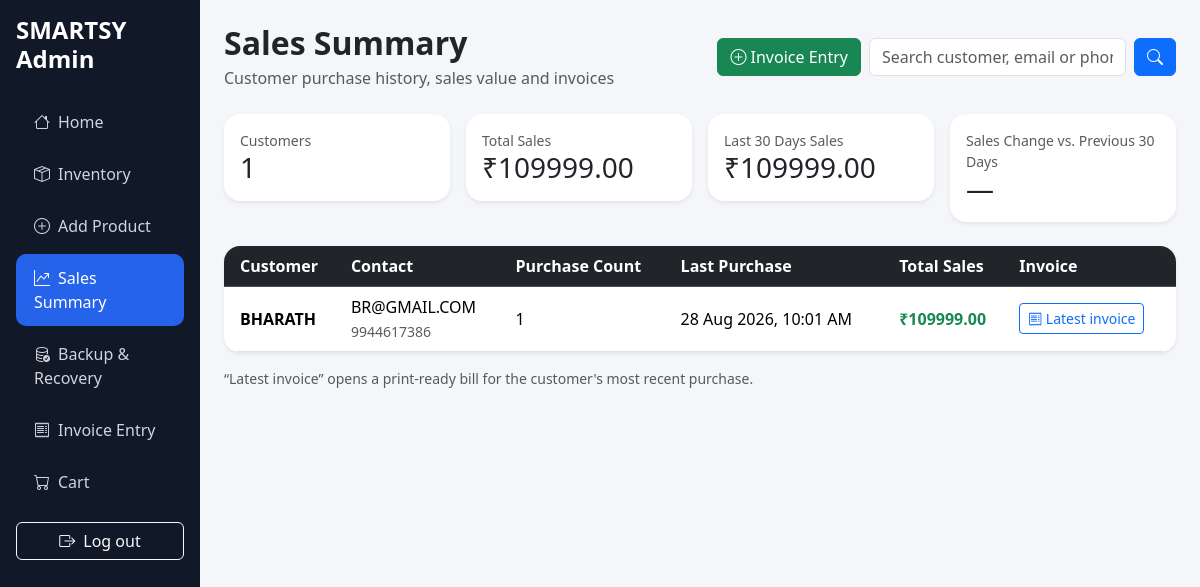
The page /customers/ (signed in) on the database its author committed.
### shop/models.py (models this page shows, shortened)
class Customer(models.Model):
    user = models.ForeignKey(
        settings.AUTH_USER_MODEL, on_delete=models.SET_NULL, null=True, blank=True,
        related_name="customer_profiles",
    )
    name = models.CharField(max_length=100)
    email = models.EmailField()
    phone = models.CharField(max_length=20)
    address = models.TextField()
    created_at = models.DateTimeField(auto_now_add=True)
    updated_at = models.DateTimeField(auto_now=True)
    class Meta:
        constraints = [
            models.UniqueConstraint(fields=("email", "phone"), name="unique_customer_contact"),
        ]

### shop/views.py (the view)
# urls.py: path("customers/", views.customer_master, name="customer_master"),
@login_required
@user_passes_test(lambda user: user.is_staff)
def customer_master(request):
    search = request.GET.get("q", "").strip()
    latest_order = Order.objects.filter(customer_profile=OuterRef("pk")).order_by("-created")
    customers = Customer.objects.annotate(
        purchase_count=Count("orders"),
        total_sales=Sum("orders__total", default=0),
        last_purchase=Max("orders__created"),
        last_order_id=Subquery(latest_order.values("id")[:1]),
    ).order_by("-last_purchase")
    if search:
        customers = customers.filter(
            Q(name__icontains=search)
            | Q(email__icontains=search)
            | Q(phone__icontains=search)
        )
    now = timezone.now()
    current_start = now - timedelta(days=30)
    previous_start = now - timedelta(days=60)
    current_sales = Order.objects.filter(created__gte=current_start).aggregate(
        total=Sum("total", default=0)
    )["total"]
    previous_sales = Order.objects.filter(
        created__gte=previous_start, created__lt=current_start
    ).aggregate(total=Sum("total", default=0))["total"]
    growth = ((current_sales - previous_sales) / previous_sales * 100) if previous_sales else None
    return render(request, "customers/customer_master.html", {
        "customers": customers,
        "search": search,
        "total_customers": customers.count(),
        "total_sales": Order.objects.aggregate(total=Sum("total", default=0))["total"],
        "current_sales": current_sales,
        "growth": growth,
    })

### templates/customers/customer_master.html (shortened to what this page needs)
<!DOCTYPE html>
<html lang="en">
<head>
    <link href="https://cdn.jsdelivr.net/npm/bootstrap@5.3.3/dist/css/bootstrap.min.css" rel="stylesheet">
    <link rel="stylesheet" href="https://cdn.jsdelivr.net/npm/bootstrap-icons@1.11.3/font/bootstrap-icons.min.css">
</head>
<body>
<div class="container-fluid"><div class="row">
    <aside class="col-lg-2 col-md-3 sidebar p-3">
        <h4 class="fw-bold mb-4">SMARTSY Admin</h4>
        <a href="{% url 'home' %}"><i class="bi bi-house me-2"></i>Home</a>
        <a href="{% url 'inventory' %}"><i class="bi bi-box-seam me-2"></i>Inventory</a>
        <a href="{% url 'add_product' %}"><i class="bi bi-plus-circle me-2"></i>Add Product</a>
        <a href="{% url 'customer_master' %}" class="active"><i class="bi bi-graph-up-arrow me-2"></i>Sales Summary</a>
        <a href="{% url 'backup_restore' %}"><i class="bi bi-database-check me-2"></i>Backup &amp; Recovery</a>
        {% if request.user.is_staff %}
        <a href="{% url 'add_sale' %}"><i class="bi bi-receipt me-2"></i>Invoice Entry</a>
        {% endif %}
        <a href="{% url 'cart' %}"><i class="bi bi-cart me-2"></i>Cart</a>
        <form method="post" action="{% url 'logout' %}" class="mt-3">{% csrf_token %}<button class="btn btn-outline-light w-100"><i class="bi bi-box-arrow-right me-2"></i>Log out</button></form>
    </aside>
    <main class="col-lg-10 col-md-9 p-4">
        <div class="d-flex flex-wrap justify-content-between align-items-center gap-2 mb-4">
            <div><h2 class="fw-bold mb-1">Sales Summary</h2><p class="text-muted mb-0">Customer purchase history, sales value and invoices</p></div>
            <div class="d-flex gap-2">{% if request.user.is_staff %}<a href="{% url 'add_sale' %}" class="btn btn-success text-nowrap"><i class="bi bi-plus-circle"></i> Invoice Entry</a>{% endif %}<form class="d-flex" method="get"><input name="q" value="{{ search }}" class="form-control" placeholder="Search customer, email or phone"><button class="btn btn-primary ms-2"><i class="bi bi-search"></i></button></form></div>
        </div>
        <div class="row g-3 mb-4">
            <div class="col-sm-6 col-xl-3"><div class="card stat shadow-sm p-3"><small class="text-muted">Customers</small><h3 class="mb-0">{{ total_customers }}</h3></div></div>
            <div class="col-sm-6 col-xl-3"><div class="card stat shadow-sm p-3"><small class="text-muted">Total Sales</small><h3 class="mb-0">₹{{ total_sales|floatformat:2 }}</h3></div></div>
            <div class="col-sm-6 col-xl-3"><div class="card stat shadow-sm p-3"><small class="text-muted">Last 30 Days Sales</small><h3 class="mb-0">₹{{ current_sales|floatformat:2 }}</h3></div></div>
            <div class="col-sm-6 col-xl-3"><div class="card stat shadow-sm p-3"><small class="text-muted">Sales Change vs. Previous 30 Days</small><h3 class="mb-0 {% if growth and growth >= 0 %}text-success{% elif growth %}text-danger{% endif %}">{% if growth is None %}—{% else %}{% if growth >= 0 %}+{% endif %}{{ growth|floatformat:1 }}%{% endif %}</h3></div></div>
        </div>
        <div class="card table-card shadow-sm"><div class="card-body p-0"><div class="table-responsive">
            <table class="table table-hover align-middle mb-0"><thead class="table-dark"><tr><th class="ps-3">Customer</th><th>Contact</th><th>Purchase Count</th><th>Last Purchase</th><th>Total Sales</th><th>Invoice</th></tr></thead><tbody>
            {% for customer in customers %}<tr>
                <td class="ps-3 fw-semibold">{{ customer.name }}</td><td><div>{{ customer.email }}</div><small class="text-muted">{{ customer.phone }}</small></td><td>{{ customer.purchase_count }}</td><td>{{ customer.last_purchase|date:"d M Y, h:i A" }}</td><td class="fw-bold text-success">₹{{ customer.total_sales|floatformat:2 }}</td>
                <td><a class="btn btn-sm btn-outline-primary" href="{% url 'invoice' customer.last_order_id %}"><i class="bi bi-receipt"></i> Latest invoice</a></td>
            </tr>{% empty %}<tr><td colspan="6" class="text-center py-5 text-muted"><i class="bi bi-people fs-2 d-block mb-2"></i>No customer purchases found yet.</td></tr>{% endfor %}
            </tbody></table>
        </div></div></div>
        <p class="text-muted small mt-3 mb-0">“Latest invoice” opens a print-ready bill for the customer's most recent purchase.</p>
    </main>
</div></div>
</body>
</html>

### templates/customers/customer_master.html (style rules this page uses)
body { background: #f4f6f9; }
.sidebar { min-height: 100vh; background: #111827; color: #fff; }
.sidebar a { color: #d1d5db; text-decoration: none; display: block; padding: 12px 18px; border-radius: 10px; margin: 4px 0; }
.sidebar a:hover, .sidebar a.active { background: #2563eb; color: #fff; }
.stat, .table-card { border: 0; border-radius: 16px; }
.table-card { overflow: hidden; }

### rows shown on the page
Customer: name "BHARATH", email "BR@GMAIL.COM", phone "9944617386", purchase_count "1", last_purchase "28 Aug 2026, 10:01 AM", total_sales "109999.00"

### other values the page prints
{{ total_customers }} "1"
{{ total_sales|floatformat:2 }} "109999.00"
{{ current_sales|floatformat:2 }} "109999.00"
